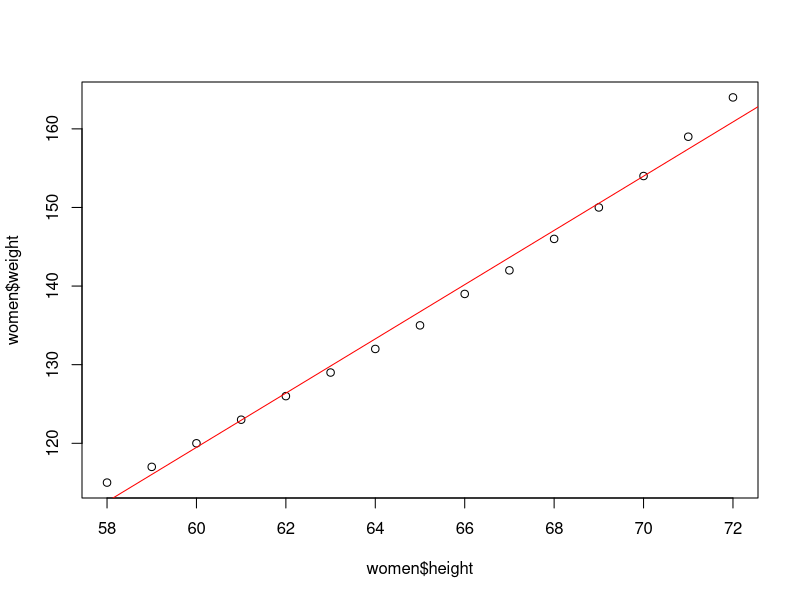
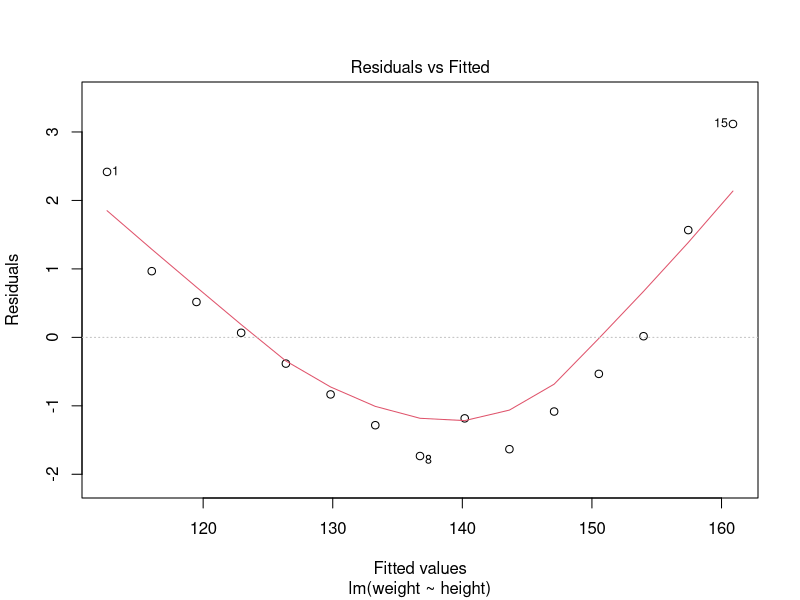
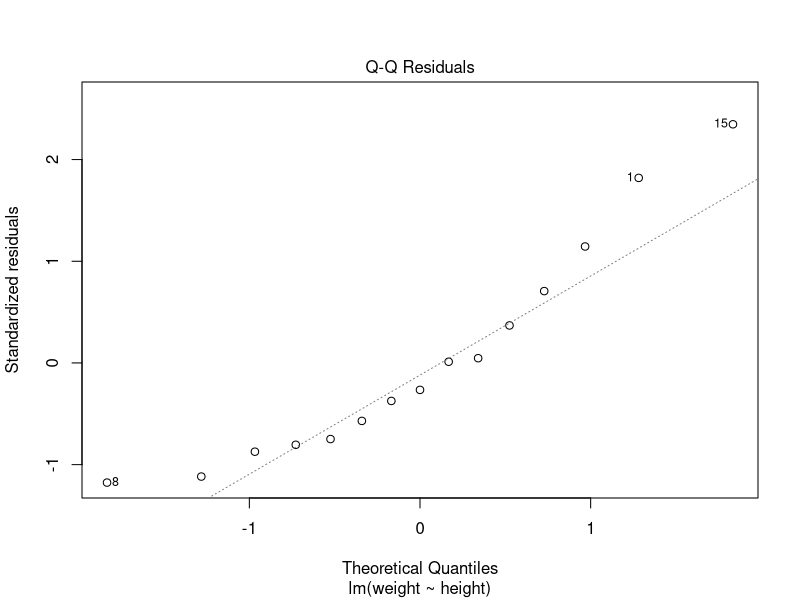
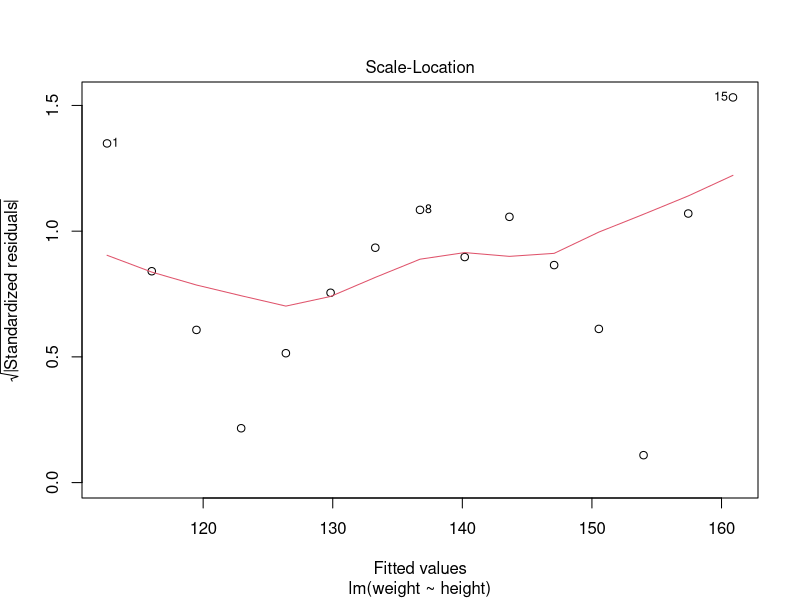
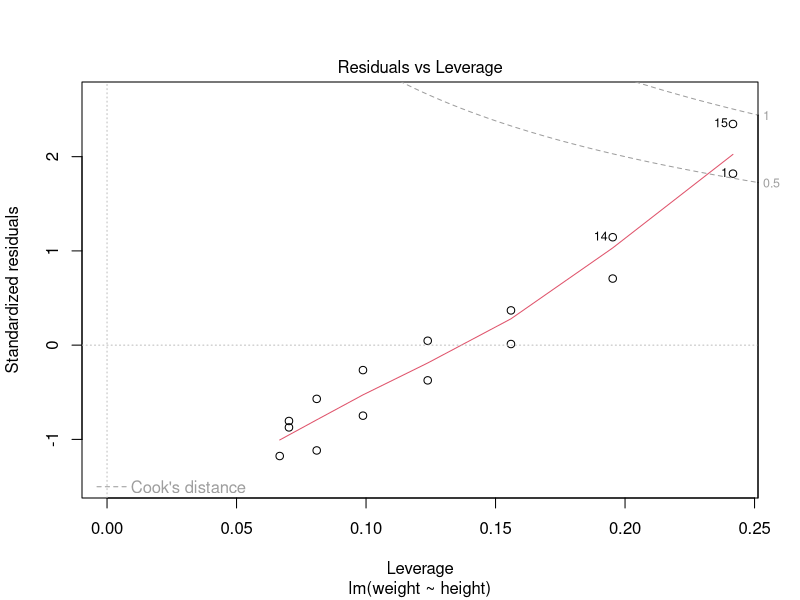

Reproduce these figures in R, in order.

# y= ax + b
# b is called intercept
str(women)
dim(women)

plot(women$height, women$weight)
lmodel = lm(weight~height, data=women)
lmodel
summary(lmodel)

# regression line
abline(lm(weight~height, data=women), col='red', lwd=1)

# predict the value of y(weight) with a new data set of x(height)
head(women)
range(women$weight)
range(women$height)
newdata= data.frame(height=c(50,75,80,85))
newdata
pred_weight= predict(lmodel, newdata)
pred_weight

# check assumption of the model by dignostic plotting
plot(lmodel)
